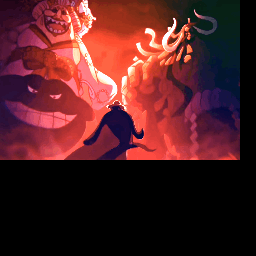

Below is a game level as drawn by its tile map, then a one-line description and the .tmx file that defines it, in full:
An orthogonal 32x32 tile map with 8x8 px tiles, 1 tile layer (Tile Layer 1).

<map version="1.10" tiledversion="1.10.2" orientation="orthogonal" renderorder="right-down" width="32" height="32" tilewidth="8" tileheight="8" infinite="0" nextlayerid="2" nextobjectid="1">
 <tileset firstgid="1" source="luffyBackground.tsx" />
 <layer id="1" name="Tile Layer 1" width="32" height="32">
  <data encoding="csv">
1,2,3,4,5,6,7,8,9,10,11,12,13,14,15,16,17,18,19,20,21,22,23,24,25,26,27,28,29,30,0,0,
31,32,33,34,35,36,37,38,39,40,41,42,43,44,45,46,47,48,49,50,51,52,53,54,55,56,57,58,59,60,0,0,
61,62,63,64,65,66,67,68,69,70,71,72,73,74,75,76,77,78,79,80,81,82,83,84,85,86,87,88,89,90,0,0,
91,92,93,94,95,96,97,98,99,100,101,102,103,104,105,106,107,108,109,110,111,112,113,114,115,116,117,118,119,120,0,0,
121,122,123,124,125,126,127,128,129,130,131,132,133,134,135,136,137,138,139,140,141,142,143,144,145,146,147,148,149,150,0,0,
151,152,153,154,155,156,157,158,159,160,161,162,163,164,165,166,167,168,169,170,171,172,173,174,175,176,177,178,179,180,0,0,
181,182,183,184,185,186,187,188,189,190,191,192,193,194,195,196,197,198,199,200,201,202,203,204,205,206,207,208,209,210,0,0,
211,212,213,214,215,216,217,218,219,220,221,222,223,224,225,226,227,228,229,230,231,232,233,234,235,236,237,238,239,240,0,0,
241,242,243,244,245,246,247,248,249,250,251,252,253,254,255,256,257,258,259,260,261,262,263,264,265,266,267,268,269,270,0,0,
271,272,273,274,275,276,277,278,279,280,281,282,283,284,285,286,287,288,289,290,291,292,293,294,295,296,297,298,299,300,0,0,
301,302,303,304,305,306,307,308,309,310,311,312,313,314,315,316,317,318,319,320,321,322,323,324,325,326,327,328,329,330,0,0,
331,332,333,334,335,336,337,338,339,340,341,342,343,344,345,346,347,348,349,350,351,352,353,354,355,356,357,358,359,360,0,0,
361,362,363,364,365,366,367,368,369,370,371,372,373,374,375,376,377,378,379,380,381,382,383,384,385,386,387,388,389,390,0,0,
391,392,393,394,395,396,397,398,399,400,401,402,403,404,405,406,407,408,409,410,411,412,413,414,415,416,417,418,419,420,0,0,
421,422,423,424,425,426,427,428,429,430,431,432,433,434,435,436,437,438,439,440,441,442,443,444,445,446,447,448,449,450,0,0,
451,452,453,454,455,456,457,458,459,460,461,462,463,464,465,466,467,468,469,470,471,472,473,474,475,476,477,478,479,480,0,0,
481,482,483,484,485,486,487,488,489,490,491,492,493,494,495,496,497,498,499,500,501,502,503,504,505,506,507,508,509,510,0,0,
511,512,513,514,515,516,517,518,519,520,521,522,523,524,525,526,527,528,529,530,531,532,533,534,535,536,537,538,539,540,0,0,
541,542,543,544,545,546,547,548,549,550,551,552,553,554,555,556,557,558,559,560,561,562,563,564,565,566,567,568,569,570,0,0,
571,572,573,574,575,576,577,578,579,580,581,582,583,584,585,586,587,588,589,590,591,592,593,594,595,596,597,598,599,600,0,0,
0,0,0,0,0,0,0,0,0,0,0,0,0,0,0,0,0,0,0,0,0,0,0,0,0,0,0,0,0,0,0,0,
0,0,0,0,0,0,0,0,0,0,0,0,0,0,0,0,0,0,0,0,0,0,0,0,0,0,0,0,0,0,0,0,
0,0,0,0,0,0,0,0,0,0,0,0,0,0,0,0,0,0,0,0,0,0,0,0,0,0,0,0,0,0,0,0,
0,0,0,0,0,0,0,0,0,0,0,0,0,0,0,0,0,0,0,0,0,0,0,0,0,0,0,0,0,0,0,0,
0,0,0,0,0,0,0,0,0,0,0,0,0,0,0,0,0,0,0,0,0,0,0,0,0,0,0,0,0,0,0,0,
0,0,0,0,0,0,0,0,0,0,0,0,0,0,0,0,0,0,0,0,0,0,0,0,0,0,0,0,0,0,0,0,
0,0,0,0,0,0,0,0,0,0,0,0,0,0,0,0,0,0,0,0,0,0,0,0,0,0,0,0,0,0,0,0,
0,0,0,0,0,0,0,0,0,0,0,0,0,0,0,0,0,0,0,0,0,0,0,0,0,0,0,0,0,0,0,0,
0,0,0,0,0,0,0,0,0,0,0,0,0,0,0,0,0,0,0,0,0,0,0,0,0,0,0,0,0,0,0,0,
0,0,0,0,0,0,0,0,0,0,0,0,0,0,0,0,0,0,0,0,0,0,0,0,0,0,0,0,0,0,0,0,
0,0,0,0,0,0,0,0,0,0,0,0,0,0,0,0,0,0,0,0,0,0,0,0,0,0,0,0,0,0,0,0,
0,0,0,0,0,0,0,0,0,0,0,0,0,0,0,0,0,0,0,0,0,0,0,0,0,0,0,0,0,0,0,0
</data>
 </layer>
</map>